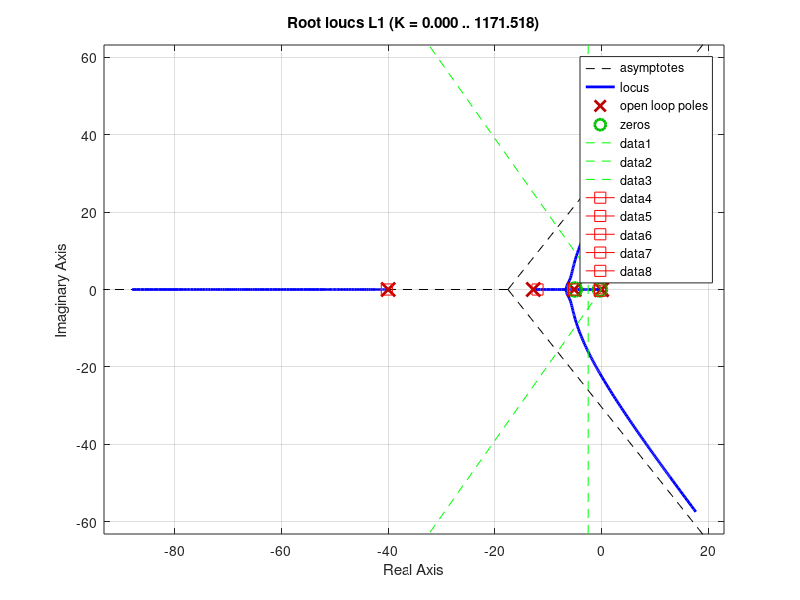
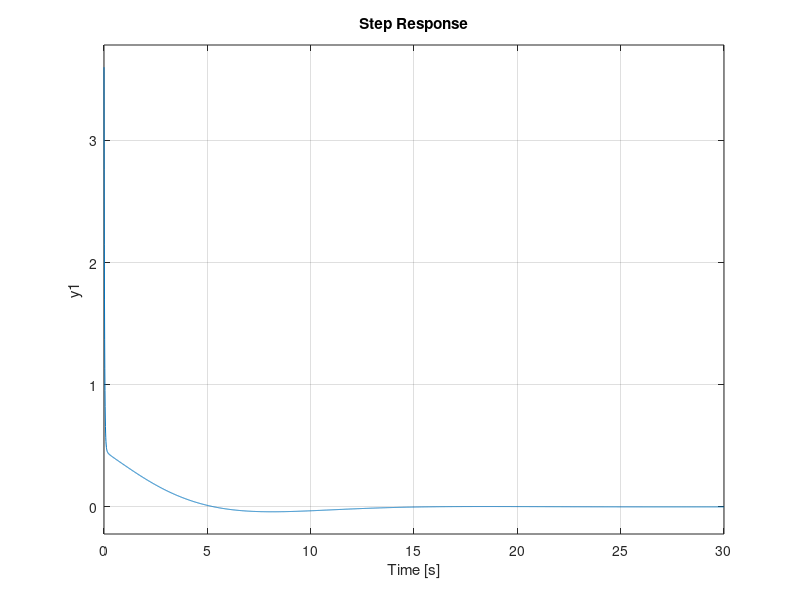

These figures' MATLAB source, in order:
%Octave
%graphics_toolkit("gnuplot");
%pkg load  control
%pkg load symbolic
% diseño del controlador para el levitador por el lugar de las raices

tao = 0.1
K= 1
p1 = 4.85
%%

s=tf('s')

Num_prac = 0.68975;
Den_prac = s*(s*s*0.01524+s*0.2732+1);

lev= Num_prac/Den_prac;


G = tf(lev)


% diseño del controlador
k=6
z1=-0.3
z2=-5
p1=0
p2=-40
p= [p1 p2]

%k=1
%z1 = -20+0.01*j
%z2= conj(z1)
z = [z1 z2]
%p=[0 10*real(z1)]
%p=0
C = zpk([z],[p],k);
L1=C*G;
T=feedback(L1,1)
plc=pole(T);

tam_step =  0.05; % m
volt=12;

U=(C*tam_step*volt)/(1+C*G);



% plot de la region de diseno
delete(gcf)
figure(1)
rlocus(L1)
tee = 2;
SP = .2;
sigma = 5/tee
zeta = abs(log(SP))/sqrt(pi^2+(log(SP))^2)
teta = acos(zeta)
h = gca()
xscale = get(h,'xlim');
yscale = get(h,'ylim');
line([0 -yscale(2)/tan(teta)], [0 yscale(2)], 'color','g', 'linestyle','--')
line([0 yscale(1)/tan(teta)], [0 yscale(1)], 'color','g','linestyle','--')
l=line([-sigma -sigma], [yscale(1) yscale(2)], 'color','g','linestyle','--')

for i =1 : length(plc)
  line(real(plc(i)), imag(plc(i)),  'marker','square', 'color','r', 'markersize', 8)
end


figure(2)
step(U)
%axis ([0 1 ]) % -0.3 14])
%figure(3)
%step(T)

